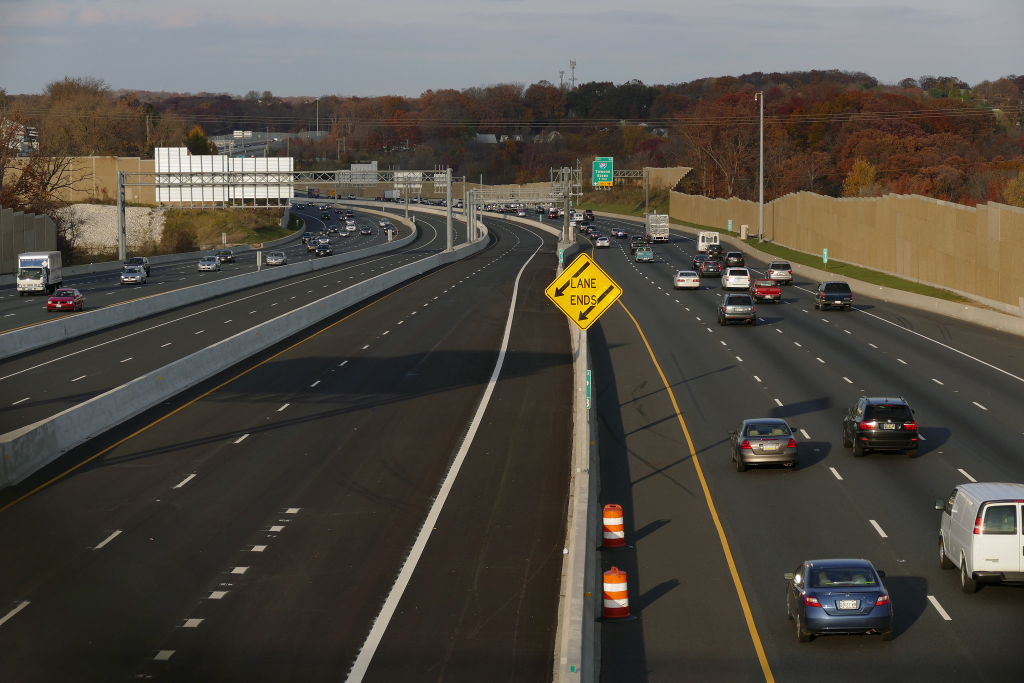
#> input picture test_image.jpg, 2048 x 1365 px (shown at 1/2 size)
$ python lines.py
#> lines starting #> are read from the running program, lines starting #| are printed output that depends on the picture; after the words box and inside, x2 and y2 are one past the last pixel; in counts of white or black regions, pixels touching at a corner belong together
#> further down, image is the input picture: shape (1365, 2048, 3); mean B, G, R 67.7, 75.8, 81
import cv2
import numpy as np
import matplotlib.pyplot as plt


# Returns coordinates
def make_coordinates(image, line_parameters):
    slope, intercept = line_parameters
    y1 = image.shape[0]
    y2 = int(y1*(3/5)) #err we may need to change the height for this one lol
    x1 = int((y1 - intercept)/slope)
    x2 = int((y2 - intercept)/slope)
    return np.array([x1, y1, x2, y2])


# This checks for right and left lanes --> may not be needed really
def average_slope_intercept(image, lines):
    left_fit = []
    right_fit = []
    for line in lines:
        x1, y1, x2, y2 = line.reshape(4)
        parameters = np.polyfit((x1, x2), (y1, y2), 1)
        slope = parameters[0]
        intercept = parameters[1]
        if slope < 0:
            left_fit.append((slope, intercept))
        else:
            right_fit.append((slope, intercept))
    left_fit_average = np.average(left_fit, axis = 0)
    right_fit_average = np.average(right_fit, axis = 0)
    left_line = make_coordinates(image, left_fit_average)
    right_line = make_coordinates(image, right_fit_average)
    return np.array([left_line, right_line])


#Filter Out Noise
#If there are problems --> alter blur square dimensions (5, 5) or Canny ratio (50, 150)
def canny(image):
    gray = cv2.cvtColor(lane_image, cv2.COLOR_RGB2GRAY)
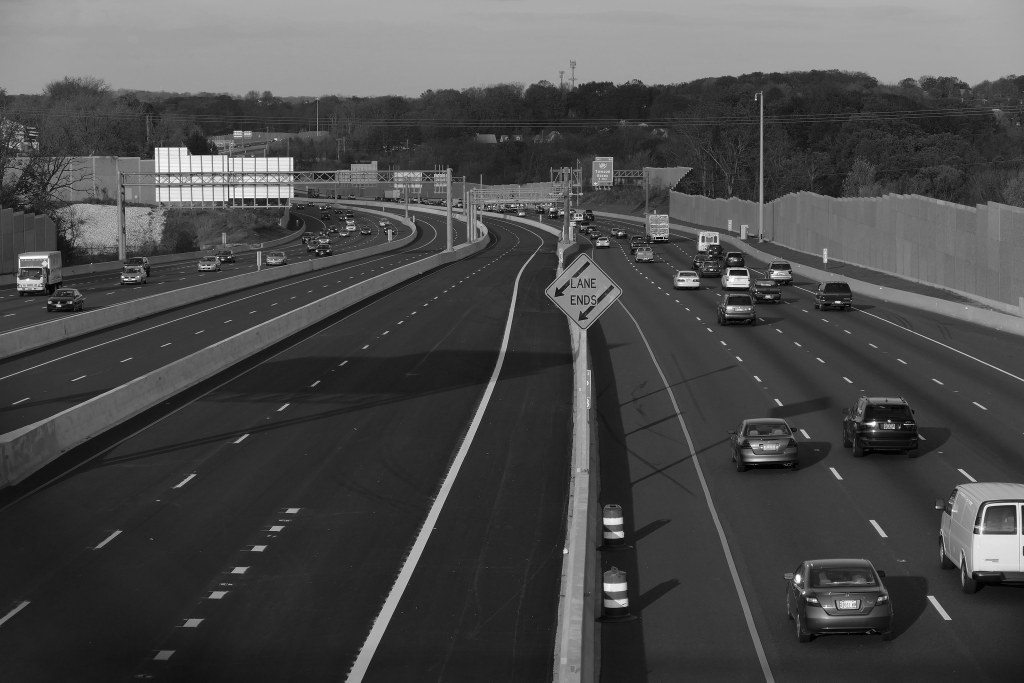
#> gray: shape (1365, 2048) (shown at 1/2 size); min 0, max 255, mean 73.9
    blur = cv2.GaussianBlur(gray, (5, 5), 0)
    canny = cv2.Canny(blur, 50, 150)
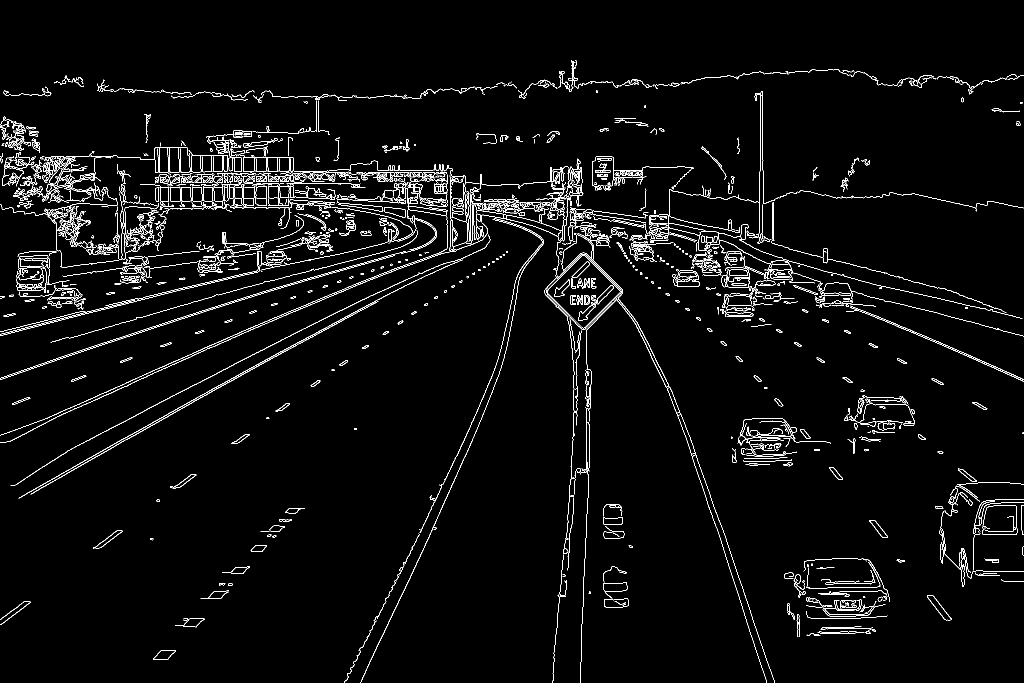
#> canny: shape (1365, 2048) (shown at 1/2 size); 3.2% white in thin lines or dots
    return canny

def display_lines(image, lines):
    line_image = np.zeros_like(image)
    if lines is not None:
        for line in lines:
            x1, y1, x2, y2 = line.reshape(4)
            cv2.line(line_image, (x1,y1), (x2, y2), (255, 0 ,0))
    return line_image


#looking for a region of interest MOST IMPORTANT SECTION
def region_of_interest(image):
    height = image.shape[0]
#> height = 1365
    #we should alter this triangle location by altering array values based on image given
    polygons = np.array([
    [(200, height ), (1100, height), (550, 250)]
    ])
#> polygons = [[200, 1365], [1100, 1365], [550, 250]]
    mask = np.zeros_like(image)
    cv2.fillPoly(mask, polygons, 255)
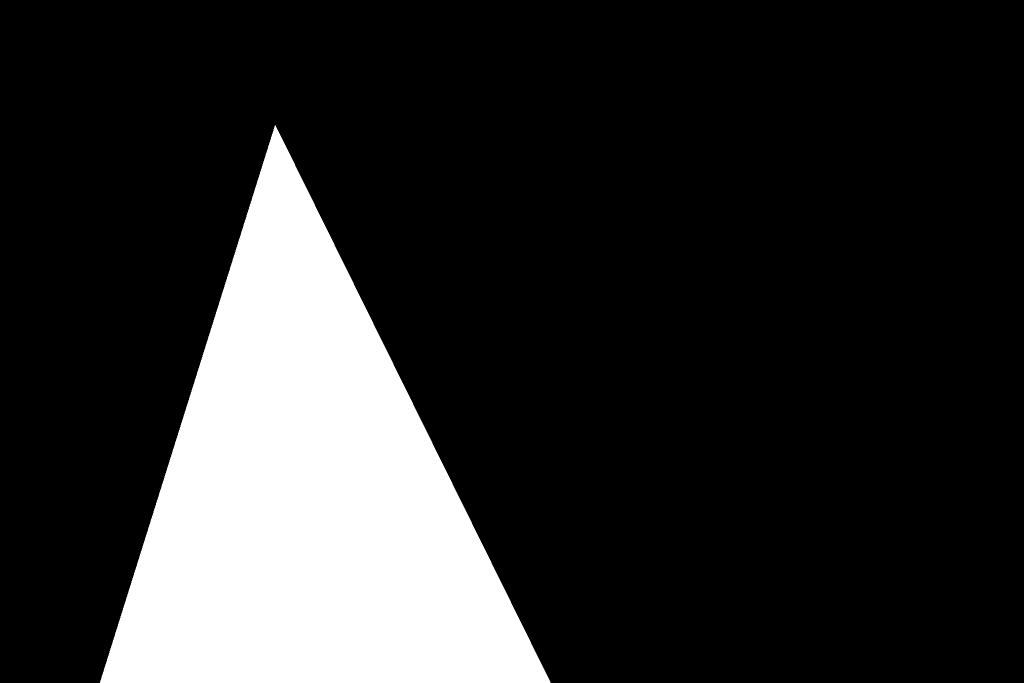
#> mask: shape (1365, 2048) (shown at 1/2 size); 18% white; 1 white region, box (x1, y1, x2, y2) and area: (200, 250, 1101, 1365) 502865
    masked_image = cv2.bitwise_and(image, mask)
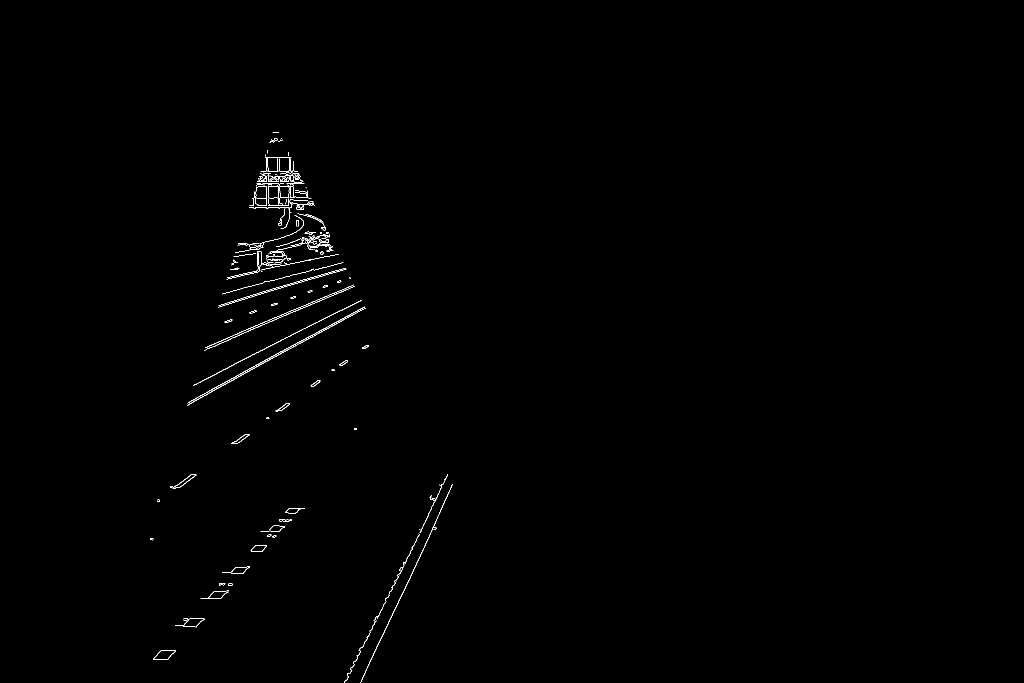
#> masked_image: shape (1365, 2048) (shown at 1/2 size); 0.36% white in thin lines or dots, all inside (x1, y1, x2, y2) = (300, 264, 905, 1365)
    return masked_image

image = cv2.imread('test_image.jpg')
lane_image = np.copy(image)
canny_image = canny(lane_image)
# plt.imshow(image)
# plt.show()
cropped_image = region_of_interest(canny_image)
# Following code detects straight lines only
# Smaller the bins --> the more precision
# pixel precision, angle precision, threshold
lines = cv2.HoughLinesP(cropped_image, 2, np.pi/180, 100, np.array([]), minLineLength=40, maxLineGap=5)
#> lines = 39 rows, first 6: [387, 770, 679, 621], [374, 810, 601, 685], [848, 1093, 888, 1006], [410, 695, 707, 569], [511, 730, 729, 614], [725, 1294, 750, 1243]
averaged_lines = average_slope_intercept(lane_image, lines)
#> the loop in average_slope_intercept, `for line in lines:` made 39 passes
#> (x1, y1, x2, y2, slope, intercept) on passes 1 to 12: (387, 770, 679, 621, -0.51, 967.5), (374, 810, 601, 685, -0.551, 1015.9), (848, 1093, 888, 1006, -2.18, 2937.4), (410, 695, 707, 569, -0.424, 868.9), (511, 730, 729, 614, -0.532, 1001.9), (725, 1294, 750, 1243, -2.04, 2773), (591, 622, 709, 572, -0.424, 872.4), (425, 777, 565, 702, -0.536, 1004.7), (436, 614, 514, 590, -0.308, 748.2), (721, 1364, 816, 1162, -2.13, 2897.1), (748, 1249, 771, 1203, -2, 2745), (512, 590, 692, 538, -0.289, 737.9)
#> after the loop in average_slope_intercept, `for line in lines:`: left_fit = 33 pairs, first value -2.23 to -0.113, second value 565.1 to 2982.5; right_fit = [(0.35, 187.7), (0.353, 188.2), (0.307, 178.5), (0.329, 189.7), (2.11, -833.8), (1.71e-15, 367)]
#> in average_slope_intercept, `left_fit_average = np.average(left_fit, axis = 0)`: left_fit_average = [-0.928, 1474.5]
#> in average_slope_intercept, `right_fit_average = np.average(right_fit, axis = 0)`: right_fit_average = [0.574, 46.23]
#> in make_coordinates, `slope, intercept = line_parameters`: slope = -0.928; intercept = 1474.5
#> in make_coordinates, `x1 = int((y1 - intercept)/slope)`: x1 = 117
#> in make_coordinates, `x2 = int((y2 - intercept)/slope)`: x2 = 706
#> in average_slope_intercept, `left_line = make_coordinates(image, left_fit_average)`: left_line = [117, 1365, 706, 819]
#> in average_slope_intercept, `right_line = make_coordinates(image, right_fit_average)`: right_line = [2296, 1365, 1345, 819]
#> averaged_lines = [[117, 1365, 706, 819], [2296, 1365, 1345, 819]]
line_image = display_lines(lane_image, lines)
#> the loop in display_lines, `for line in lines:` made 39 passes
#> (x1, y1, x2, y2) on passes 1 to 12: (387, 770, 679, 621), (374, 810, 601, 685), (848, 1093, 888, 1006), (410, 695, 707, 569), (511, 730, 729, 614), (725, 1294, 750, 1243), (591, 622, 709, 572), (425, 777, 565, 702), (436, 614, 514, 590), (721, 1364, 816, 1162), (748, 1249, 771, 1203), (512, 590, 692, 538)
combo_image = cv2.addWeighted(lane_image, 0.8, line_image, 1, 1)
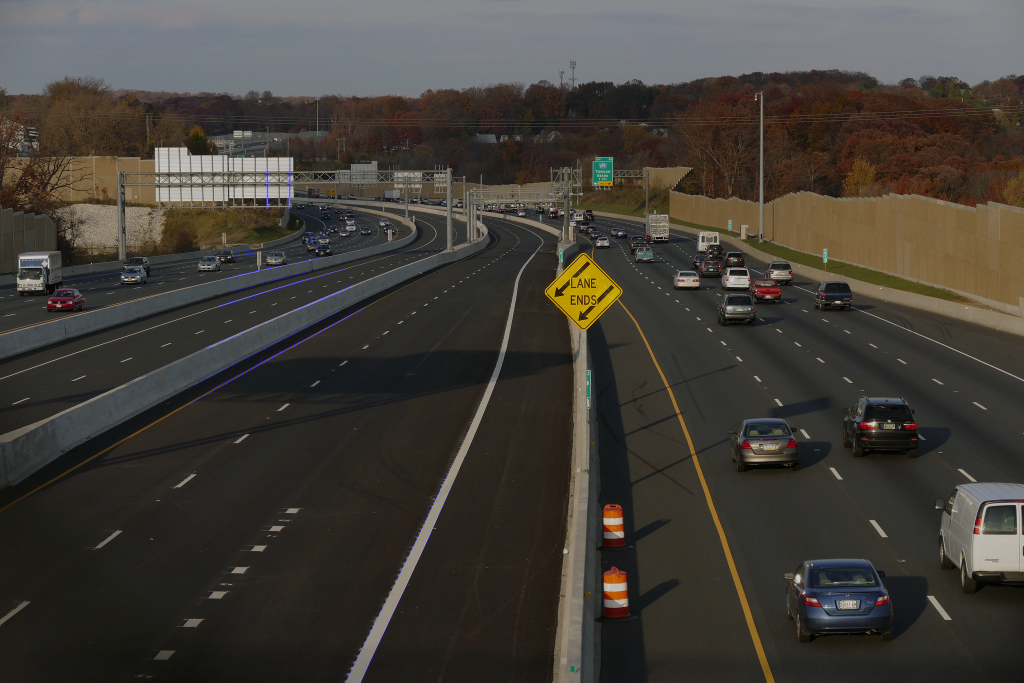
#> combo_image: shape (1365, 2048, 3) (shown at 1/2 size); mean B, G, R 55.5, 61.6, 65.8
cv2.imshow("result", combo_image)
cv2.waitKey(0)
